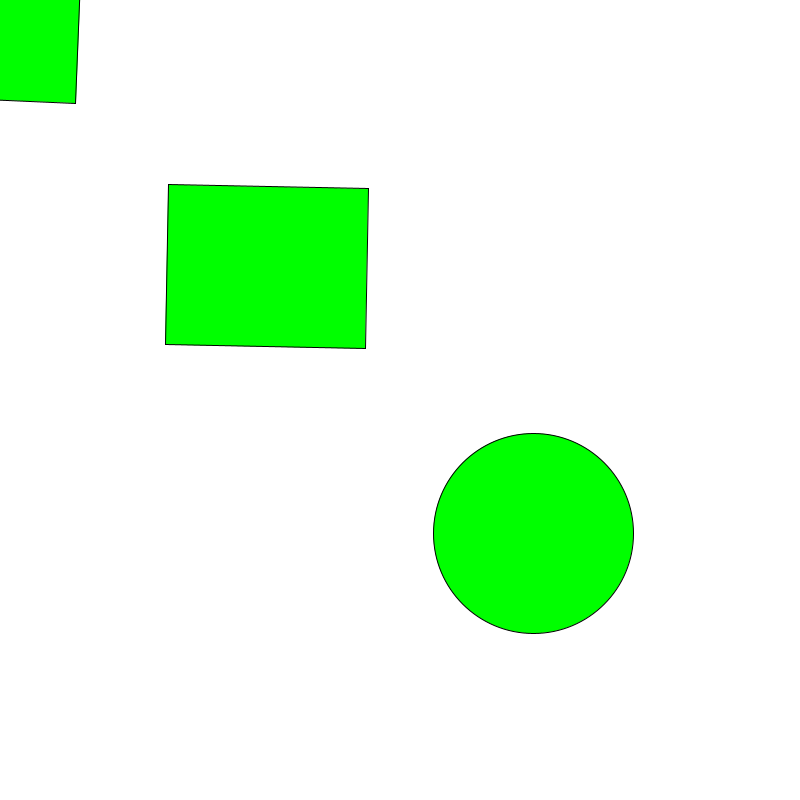
Frame 1 (no input)
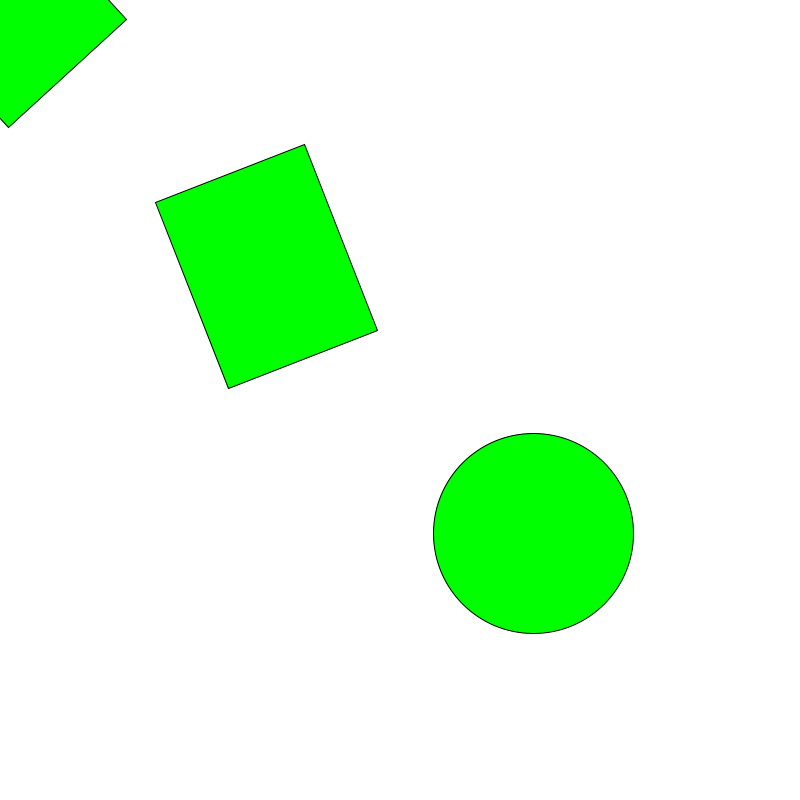
Frame 60 (the mouse pressed at the canvas centre just before this capture)
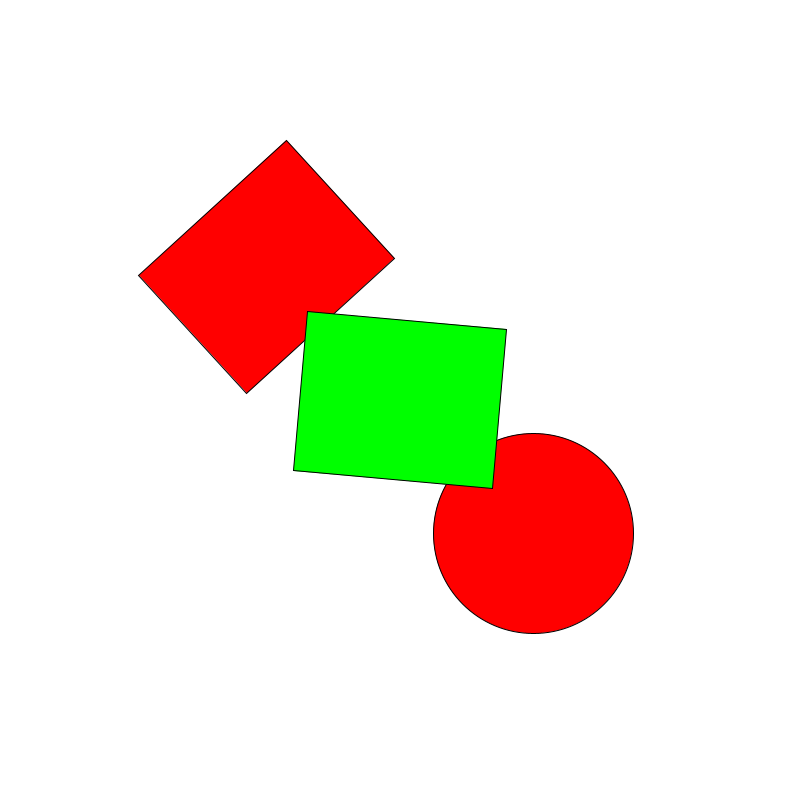
Frame 120 (the mouse held since frame 60 and released just before this capture)

The Processing sketch that drew these frames (run headless with seeded random() and noise(); from frame 60 on, the mouse is pressed at the canvas centre):

// Processing sketch: ObbCollision
// ── ObbCollision.pde

class Vector
{
    float x;
    float y;
    float length;
    Vector(float _x, float _y)
    {
        x = _x;
        y = _y;
        length = sqrt(x * x + y * y);
    }
    Vector Add(Vector v)
    {
        return new Vector(x + v.x, y + v.y);
    }
    Vector Sub(Vector v)
    {
        return new Vector(x - v.x, y - v.y);
    }
    Vector Neg()
    {
        return new Vector(-x, -y);
    }
    float Dot(Vector v)
    {
        return x * v.x + y * v.y;
    }
    Vector Div(float f)
    {
        return new Vector(x / f, y / f);
    }
    float Proj(Vector v)
    {
        return abs(this.Dot(v) / v.length);
    }
}

class Rectangle
{
    float x;
    float y;
    float w;
    float h;
    float r;
    Vector vx;
    Vector vy;
    Rectangle(float _x, float _y, float _w, float _h, float _r)
    {
        x = _x;
        y = _y;
        w = _w;
        h = _h;
        r = _r;
        
        vx = new Vector(w / 2, 0);
        vy = new Vector(0, h / 2);
        UpdateV();
    }

    void AddRotation(float _dr)
    {
        r = r + _dr;
        UpdateV();
    }

    void UpdateV()
    {
        float halfW = w / 2;
        float halfH = h / 2;
        float sinR = sin(r);
        float cosR = cos(r);
        vx.x = halfW * cosR;
        vx.y = halfW * sinR;
        vy.y = halfH * cosR;
        vy.x = -halfH * sinR;
    }
    
    void Draw(boolean isCollide)
    {
        Vector p1 = new Vector(x, y).Add(vx.Neg()).Add(vy);
        Vector p2 = new Vector(x, y).Add(vx).Add(vy);
        Vector p3 = new Vector(x, y).Add(vx).Add(vy.Neg());
        Vector p4 = new Vector(x, y).Add(vx.Neg()).Add(vy.Neg());

        if (isCollide)
        {
            fill(#ff0000);
        }
        else
        {
            fill(#00ff00);
        }
        quad(p1.x, p1.y, p2.x, p2.y, p3.x, p3.y, p4.x, p4.y);
    }
}

class Sphere
{
    float x;
    float y;
    float r;
    Sphere(float _x, float _y, float _r)
    {
        x = _x;
        y = _y;
        r = _r;
    }

    void Draw(boolean isCollide)
    {
        if (isCollide)
        {
            fill(#ff0000);
        }
        else
        {
            fill(#00ff00);
        }
        ellipse(x, y, r * 2, r * 2);
    }
}

boolean IsCollide(Rectangle r1, Rectangle r2)
{
    Vector ab = new Vector(r1.x, r1.y).Sub(new Vector(r2.x, r2.y));
    ArrayList<Vector> list = new ArrayList<Vector>();
    list.add(r1.vx);
    list.add(r1.vy);
    list.add(r2.vx);
    list.add(r2.vy);
    for (int i = 0; i < 4; ++i)
    {
        Vector v = list.get(i);
        float len = ab.Proj(v) - r1.vx.Proj(v) - r1.vy.Proj(v) - r2.vx.Proj(v) - r2.vy.Proj(v);
        if (len > 0)
        {
            return false;
        }
    }
    return true;
}

boolean IsCollide(Rectangle r1, Sphere s2)
{
    Rectangle r = new Rectangle(r1.x, r1.y, r1.w, r1.h, 0);
    Vector ab = new Vector(s2.x - r.x, s2.y - r.y);
    float theta = atan2(ab.y, ab.x);
    theta = theta - r1.r;
    ab.x = abs(ab.length * cos(theta));
    ab.y = abs(ab.length * sin(theta));

    Vector h = ab.Sub(r.vx.Add(r.vy));
    if (h.x < 0)
    {
        h.x = 0;
    }
    if (h.y < 0)
    {
        h.y = 0;
    }
    if (s2.r > h.length)
    {
        return true;
    }
    return false;
}

float WIDTH = 800;
float HEIGHT = 800;

Rectangle baseRectangle = new Rectangle(WIDTH / 3, HEIGHT / 3, 200, 160, 0);
Sphere baseSphere = new Sphere(WIDTH * 2 / 3, HEIGHT * 2 / 3, 100);
Rectangle mouseRectangle = new Rectangle(100, 100, 160, 200, 0);

void setup()
{
    size(800, 800);
    background(255);
}

void draw()
{
    fill(255);
    rect(-1, -1, 802, 802);
    mouseRectangle.x = mouseX;
    mouseRectangle.y = mouseY;
    baseRectangle.AddRotation(0.02);
    mouseRectangle.AddRotation(0.04);
    baseRectangle.Draw(IsCollide(mouseRectangle, baseRectangle));
    baseSphere.Draw(IsCollide(mouseRectangle, baseSphere));
    mouseRectangle.Draw(false);
}
